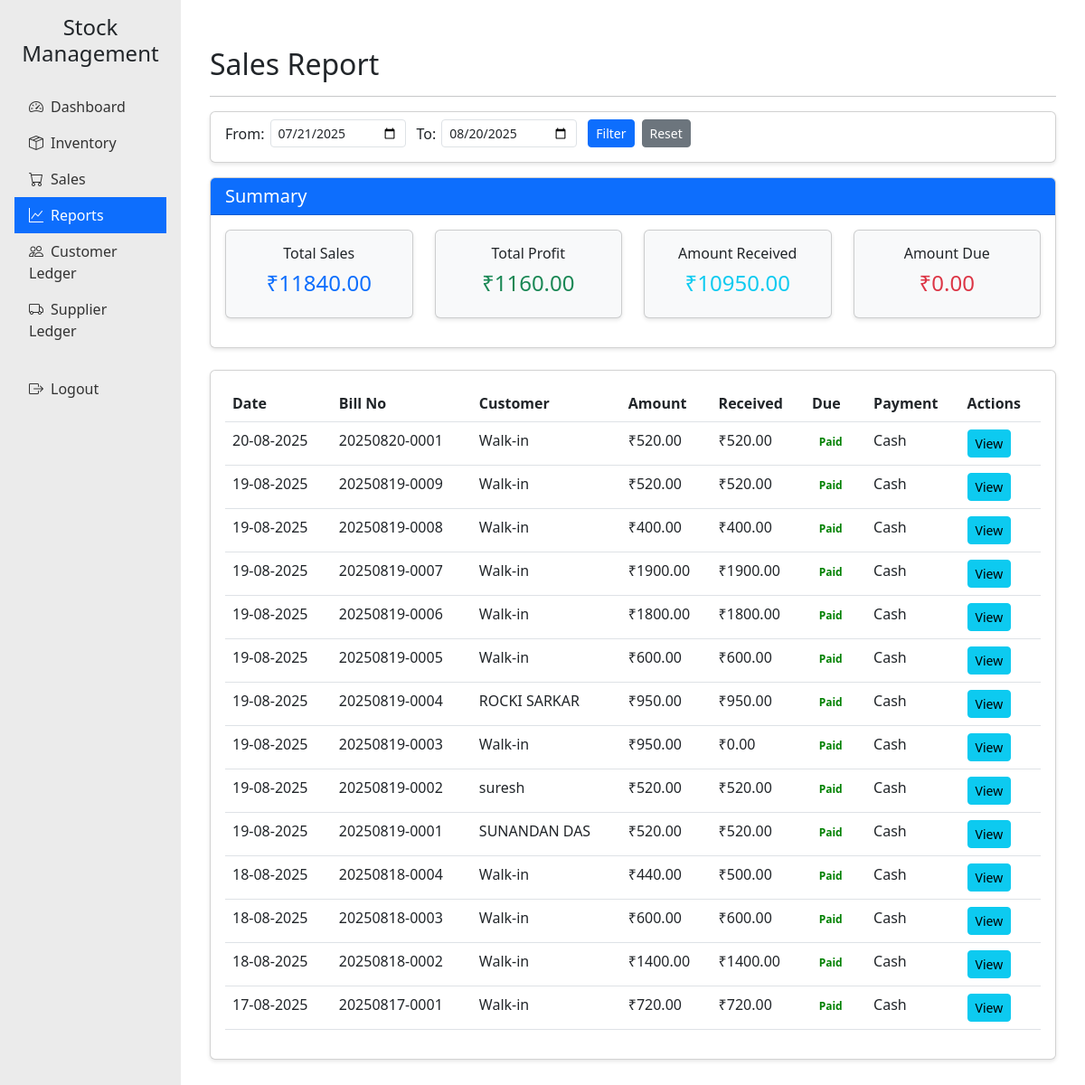
The page /reports/sales (signed in) on the database its author committed.
### app.py (models this page shows)
class Sale(db.Model):
    id = db.Column(db.Integer, primary_key=True)
    bill_number = db.Column(db.String(20), nullable=False)
    customer_id = db.Column(db.Integer, db.ForeignKey('customer.id'))
    sale_date = db.Column(db.Date, nullable=False)
    sale_time = db.Column(db.String(10), nullable=False)
    total_amount = db.Column(db.Float, nullable=False)
    received_amount = db.Column(db.Float, nullable=False)
    due_amount = db.Column(db.Float, nullable=False)
    total_profit = db.Column(db.Float, nullable=False)
    payment_method = db.Column(db.String(20))
    cash_amount = db.Column(db.Float, default=0.0)
    online_amount = db.Column(db.Float, default=0.0)
    created_at = db.Column(db.DateTime, default=datetime.now())
    customer = db.relationship('Customer', backref='sales')
    items = db.relationship(
        'SaleItem',
        back_populates='sale',
        cascade="all, delete-orphan",
        passive_deletes=True
    )

class Customer(db.Model):
    id = db.Column(db.Integer, primary_key=True)
    name = db.Column(db.String(100), nullable=False)
    mobile = db.Column(db.String(15))
    address = db.Column(db.String(200))
    aadhar = db.Column(db.String(20))
    date_added = db.Column(db.Date, default=date.today())
    photo_path = db.Column(db.String(200))

### app.py (the view, shortened to what this page needs)
@app.route('/reports/sales')
@login_required
def sales_report():
    start_date = request.args.get('start_date')
    end_date = request.args.get('end_date', date.today().isoformat())
    end_date = date.today()
    start_date = end_date - timedelta(days=30)
    sales = Sale.query.filter(
        Sale.sale_date >= start_date,
        Sale.sale_date <= end_date
    ).order_by(Sale.sale_date.desc(), Sale.id.desc()).limit(30).all()
    total_sales = sum(sale.total_amount for sale in sales)
    total_profit = sum(sale.total_profit for sale in sales)
    total_received = sum(sale.received_amount for sale in sales)
    total_due = sum(sale.due_amount for sale in sales)
    return render_template('sales_report.html',
                         sales=sales,
                         start_date=start_date,
                         end_date=end_date,
                         total_sales=total_sales,
                         total_profit=total_profit,
                         total_received=total_received,
                         total_due=total_due)

### app.py (called while the page is built)
def login_required(f):
    @wraps(f)
    def decorated_function(*args, **kwargs):
        if 'user_id' not in session:
            flash('Please log in to access this page.', 'danger')
            return redirect(url_for('login'))
        return f(*args, **kwargs)
    return decorated_function

### templates/sales_report.html (shortened to what this page needs)
{% extends "base.html" %}
{% block content %}
<div class="container mt-4">
    <h2>Sales Report</h2>
    <hr>
<div class="card mb-3">
  <div class="card-body py-2">
    <form method="GET" action="{{ url_for('sales_report') }}"
          class="d-flex align-items-center flex-wrap" style="gap: 12px;">
      <div class="form-group d-flex align-items-center mb-2" style="gap: 6px;">
        <label for="start_date" class="mb-0">From:</label>
        <input type="date" class="form-control form-control-sm"
               id="start_date" name="start_date"
               style="width: 150px;"
               value="{{ start_date.strftime('%Y-%m-%d') if start_date else '' }}">
      </div>
      <div class="form-group d-flex align-items-center mb-2" style="gap: 6px;">
        <label for="end_date" class="mb-0">To:</label>
        <input type="date" class="form-control form-control-sm"
               id="end_date" name="end_date"
               style="width: 150px;"
               value="{{ end_date.strftime('%Y-%m-%d') if end_date else '' }}">
      </div>
      <div class="d-flex align-items-center mb-2" style="gap: 8px;">
        <button type="submit" class="btn btn-sm btn-primary">
           Filter
        </button>
        <a href="{{ url_for('sales_report') }}" class="btn btn-sm btn-secondary">
           Reset
        </a>
      </div>
    </form>
  </div>
</div>
    <div class="card mb-4">
        <div class="card-header bg-primary text-white">
            <h5 class="mb-0">Summary</h5>
        </div>
        <div class="card-body">
            <div class="row">
                <div class="col-md-3">
                    <div class="card bg-light mb-3">
                        <div class="card-body text-center">
                            <h6 class="card-title">Total Sales</h6>
                            <h4 class="text-primary">₹{{ "%.2f"|format(total_sales) }}</h4>
                        </div>
                    </div>
                </div>
                <div class="col-md-3">
                    <div class="card bg-light mb-3">
                        <div class="card-body text-center">
                            <h6 class="card-title">Total Profit</h6>
                            <h4 class="text-success">₹{{ "%.2f"|format(total_profit) }}</h4>
                        </div>
                    </div>
                </div>
                <div class="col-md-3">
                    <div class="card bg-light mb-3">
                        <div class="card-body text-center">
                            <h6 class="card-title">Amount Received</h6>
                            <h4 class="text-info">₹{{ "%.2f"|format(total_received) }}</h4>
                        </div>
                    </div>
                </div>
                <div class="col-md-3">
                    <div class="card bg-light mb-3">
                        <div class="card-body text-center">
                            <h6 class="card-title">Amount Due</h6>
                            <h4 class="text-danger">₹{{ "%.2f"|format(total_due) }}</h4>
                        </div>
                    </div>
                </div>
            </div>
        </div>
    </div>
    <div class="card">
        <div class="card-body">
            <div class="table-responsive">
                <table class="table table-hover">
                    <thead class="thead-light">
                        <tr>
                            <th>Date</th>
                            <th>Bill No</th>
                            <th>Customer</th>
                            <th>Amount</th>
                            <th>Received</th>
                            <th>Due</th>
                            <th>Payment</th>
                            <th>Actions</th>
                        </tr>
                    </thead>
                    <tbody>
                        {% for sale in sales %}
                        <tr>
                            <td>{{ sale.sale_date.strftime('%d-%m-%Y') }}</td>
                            <td>{{ sale.bill_number }}</td>
                            <td>
                                {% if sale.customer %}
                                    {{ sale.customer.name }}
                                {% else %}
                                    Walk-in
                                {% endif %}
                            </td>
                            <td>₹{{ "%.2f"|format(sale.total_amount) }}</td>
                            <td>₹{{ "%.2f"|format(sale.received_amount) }}</td>
                            <td>
                                {% if sale.due_amount > 0 %}
                                    <span class="badge badge-danger", style="color: red;">₹{{ "%.2f"|format(sale.due_amount) }}</span>
                                {% else %}
                                    <span class="badge badge-success", style="color: green;">Paid</span>
                                {% endif %}
                            </td>
                            <td>{{ sale.payment_method or 'Cash' }}</td>
                            <td>
                                <a href="{{ url_for('view_sale', id=sale.id) }}" class="btn btn-sm btn-info">
                                    View</i>
                                </a>
                            </td>
                        </tr>
                        {% else %}
                        <tr>
                            <td colspan="8" class="text-center">No sales found for selected period</td>
                        </tr>
                        {% endfor %}
                    </tbody>
                </table>
            </div>
        </div>
    </div>
</div>
{% endblock %}

### templates/base.html (style rules this page uses)
.card { margin-bottom: 20px; box-shadow: 0 2px 4px rgba(0,0,0,0.1); }
.table-responsive { overflow-x: auto; }

### rows shown on the page
Sale: sale_date "20-08-2025", bill_number "20250820-0001", shows "Walk-in", total_amount "520.00", received_amount "520.00", due_amount "Paid", payment_method "Cash"
Sale: sale_date "19-08-2025", bill_number "20250819-0009", shows "Walk-in", total_amount "520.00", received_amount "520.00", due_amount "Paid", payment_method "Cash"
Sale: sale_date "19-08-2025", bill_number "20250819-0008", shows "Walk-in", total_amount "400.00", received_amount "400.00", due_amount "Paid", payment_method "Cash"
Sale: sale_date "19-08-2025", bill_number "20250819-0007", shows "Walk-in", total_amount "1900.00", received_amount "1900.00", due_amount "Paid", payment_method "Cash"
Sale: sale_date "19-08-2025", bill_number "20250819-0006", shows "Walk-in", total_amount "1800.00", received_amount "1800.00", due_amount "Paid", payment_method "Cash"
Sale: sale_date "19-08-2025", bill_number "20250819-0005", shows "Walk-in", total_amount "600.00", received_amount "600.00", due_amount "Paid", payment_method "Cash"
Sale: sale_date "19-08-2025", bill_number "20250819-0004", customer.name "ROCKI SARKAR", total_amount "950.00", received_amount "950.00", due_amount "Paid", payment_method "Cash"
Sale: sale_date "19-08-2025", bill_number "20250819-0003", shows "Walk-in", total_amount "950.00", received_amount "0.00", due_amount "Paid", payment_method "Cash"
Sale: sale_date "19-08-2025", bill_number "20250819-0002", customer.name "suresh", total_amount "520.00", received_amount "520.00", due_amount "Paid", payment_method "Cash"
Sale: sale_date "19-08-2025", bill_number "20250819-0001", customer.name "SUNANDAN DAS", total_amount "520.00", received_amount "520.00", due_amount "Paid", payment_method "Cash"
Sale: sale_date "18-08-2025", bill_number "20250818-0004", shows "Walk-in", total_amount "440.00", received_amount "500.00", due_amount "Paid", payment_method "Cash"
Sale: sale_date "18-08-2025", bill_number "20250818-0003", shows "Walk-in", total_amount "600.00", received_amount "600.00", due_amount "Paid", payment_method "Cash"
Sale: sale_date "18-08-2025", bill_number "20250818-0002", shows "Walk-in", total_amount "1400.00", received_amount "1400.00", due_amount "Paid", payment_method "Cash"
Sale: sale_date "17-08-2025", bill_number "20250817-0001", shows "Walk-in", total_amount "720.00", received_amount "720.00", due_amount "Paid", payment_method "Cash"

### other values the page prints
{{ "%.2f"|format(total_sales) }} "11840.00"
{{ "%.2f"|format(total_profit) }} "1160.00"
{{ "%.2f"|format(total_received) }} "10950.00"
{{ "%.2f"|format(total_due) }} "0.00"
